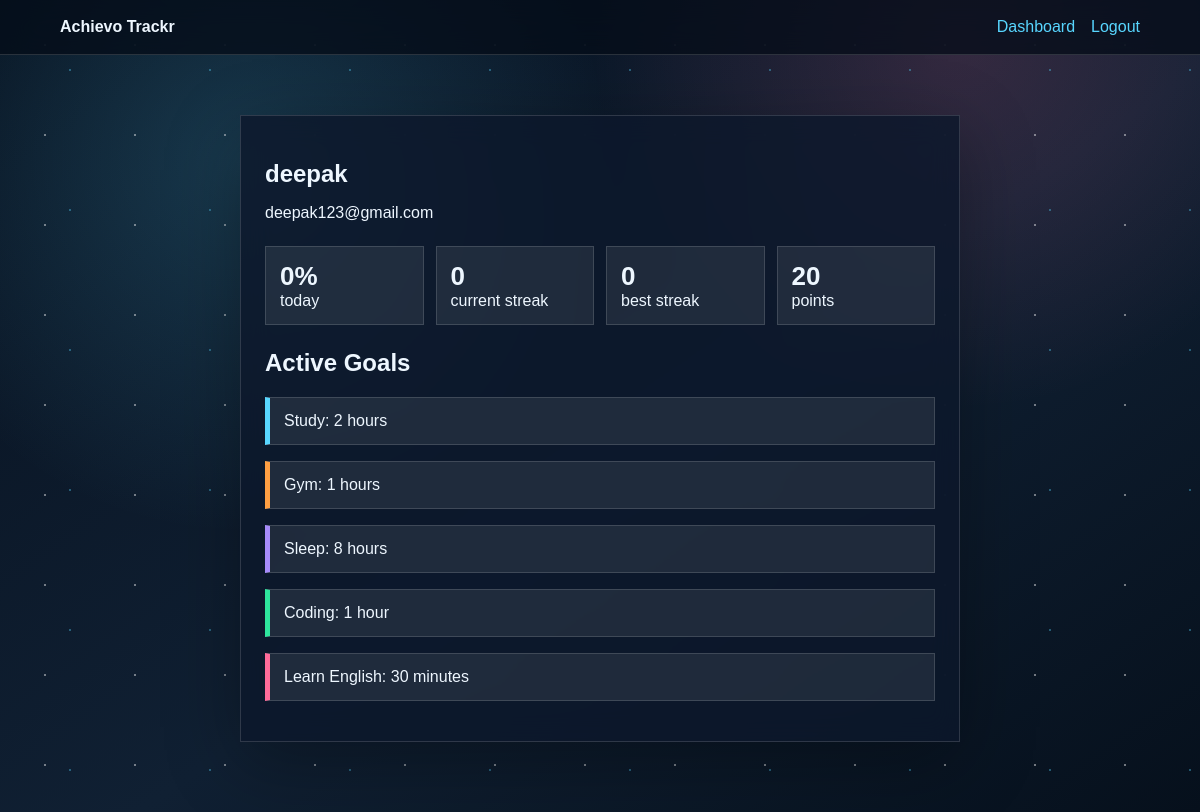
The page /profile (signed in) on the database its author committed.
### models.py (models this page shows, shortened)
class User(db.Model):
    id = db.Column(db.Integer, primary_key=True)
    name = db.Column(db.String(80), nullable=False)
    email = db.Column(db.String(120), unique=True, nullable=False)
    password_hash = db.Column(db.String(255), nullable=False)
    points = db.Column(db.Integer, default=0, nullable=False)
    habits = db.relationship("Habit", backref="user", lazy=True, cascade="all, delete-orphan")
    logs = db.relationship("HabitLog", backref="user", lazy=True, cascade="all, delete-orphan")

class Habit(db.Model):
    id = db.Column(db.Integer, primary_key=True)
    user_id = db.Column(db.Integer, db.ForeignKey("user.id"), nullable=False)
    name = db.Column(db.String(80), nullable=False)
    target = db.Column(db.Integer, default=1, nullable=False)
    unit = db.Column(db.String(30), default="times", nullable=False)
    color = db.Column(db.String(20), default="#58d6ff", nullable=False)
    created_at = db.Column(db.Date, default=date.today, nullable=False)
    active = db.Column(db.Boolean, default=True, nullable=False)
    logs = db.relationship("HabitLog", backref="habit", lazy=True, cascade="all, delete-orphan")

### app.py (the view)
@app.route("/profile")
@login_required
def profile():
    user = current_user()
    habits = Habit.query.filter_by(user_id=user.id, active=True).all()
    return render_template(
        "profile.html",
        user=user,
        habits=habits,
        current_streak=streak_for(user.id),
        best_streak=best_streak(user.id),
        today_score=day_score(user.id, date.today()),
    )

### app.py (called while the page is built)
def login_required(view):
    @wraps(view)
    def wrapped_view(*args, **kwargs):
        if "user_id" not in session:
            return redirect(url_for("login"))
        return view(*args, **kwargs)
    return wrapped_view

def current_user():
    if "user_id" not in session:
        return None
    return User.query.get(session["user_id"])

def day_score(user_id, selected_date):
    habits = Habit.query.filter_by(user_id=user_id, active=True).all()
    if not habits:
        return 0
    completed = HabitLog.query.filter_by(user_id=user_id, log_date=selected_date, completed=True).count()
    return round((completed / len(habits)) * 100)

def streak_for(user_id, max_days=365):
    streak = 0
    cursor = date.today()
    for _ in range(max_days):
        score = day_score(user_id, cursor)
        if score < 100:
            break
        streak += 1
        cursor -= timedelta(days=1)
    return streak

def best_streak(user_id, days=365):
    best = 0
    running = 0
    start = date.today() - timedelta(days=days - 1)
    for index in range(days):
        cursor = start + timedelta(days=index)
        if day_score(user_id, cursor) == 100:
            running += 1
            best = max(best, running)
        else:
            running = 0
    return best

@app.before_request
def create_tables():
    db.create_all()

### templates/profile.html (shortened to what this page needs)
<!DOCTYPE html>
<html lang="en">
<head>
    <link rel="stylesheet" href="{{ url_for('static', filename='css/style.css') }}">
</head>
<body>
    <div class="stars"></div>
    <nav class="topbar">
        <a class="logo" href="{{ url_for('dashboard') }}">Achievo Trackr</a>
        <div>
            <a href="{{ url_for('dashboard') }}">Dashboard</a>
            <a href="{{ url_for('logout') }}">Logout</a>
        </div>
    </nav>
    <main class="container narrow">
        <section class="panel profile">
            <h1>{{ user.name }}</h1>
            <p>{{ user.email }}</p>
            <div class="profile-stats">
                <span><strong>{{ today_score }}%</strong> today</span>
                <span><strong>{{ current_streak }}</strong> current streak</span>
                <span><strong>{{ best_streak }}</strong> best streak</span>
                <span><strong>{{ user.points }}</strong> points</span>
            </div>
            <h2>Active Goals</h2>
            {% for habit in habits %}
                <p class="goal-chip" style="--accent: {{ habit.color }}">{{ habit.name }}: {{ habit.target }} {{ habit.unit }}</p>
            {% endfor %}
        </section>
    </main>
</body>
</html>

### static/css/style.css (style rules this page uses)
:root { --bg: #07111f; --panel: rgba(13, 24, 43, 0.82); --panel-strong: rgba(18, 35, 61, 0.95); --text: #eef7ff; --muted: #9fb6cc; --line: rgba(255, 255, 255, 0.14); --cyan: #58d6ff; --green: #2ee59d; --gold: #ffcf5a; --pink: #ff6b9a; }
* { box-sizing: border-box; }
body { margin: 0; min-height: 100vh; color: var(--text); font-family: Arial, Helvetica, sans-serif; background: radial-gradient(circle at 20% 20%, rgba(88, 214, 255, 0.18), transparent 32%), radial-gradient(circle at 80% 5%, rgba(255, 107, 154, 0.16), transparent 30%), linear-gradient(145deg, #07111f 0%, #102033 55%, #06101c 100%); }
.stars { position: fixed; inset: 0; pointer-events: none; background-image: radial-gradient(circle, rgba(255,255,255,.9) 1px, transparent 1px), radial-gradient(circle, rgba(88,214,255,.75) 1px, transparent 1px); background-size: 90px 90px, 140px 140px; animation: drift 18s linear infinite; opacity: .48; }
a { color: var(--cyan); text-decoration: none; }
.brand-panel, .auth-card, .panel, .stats-grid article { border: 1px solid var(--line); background: var(--panel); backdrop-filter: blur(14px); box-shadow: 0 20px 70px rgba(0, 0, 0, 0.3); }
.topbar { position: sticky; top: 0; z-index: 2; display: flex; justify-content: space-between; gap: 16px; align-items: center; padding: 18px min(5vw, 60px); background: rgba(5, 12, 24, 0.76); backdrop-filter: blur(16px); border-bottom: 1px solid var(--line); }
.logo { color: var(--text); font-weight: 900; }
.topbar div { display: flex; flex-wrap: wrap; gap: 16px; }
.container { position: relative; z-index: 1; width: min(1180px, calc(100% - 32px)); margin: 0 auto; padding: 38px 0 70px; }
.container.narrow { width: min(720px, calc(100% - 32px)); }
.panel { padding: 24px; margin-top: 22px; }
.profile h1 { margin-bottom: 4px; }
.profile-stats { display: grid; grid-template-columns: repeat(4, 1fr); gap: 12px; margin: 24px 0; }
.profile-stats span, .goal-chip { background: rgba(255, 255, 255, 0.08); border: 1px solid var(--line); padding: 14px; }
.profile-stats strong { display: block; font-size: 26px; }
.goal-chip { border-left: 5px solid var(--accent); }

### rows shown on the page
User: name "deepak", email "deepak123@gmail.com", points "20"
Habit: name "Study", target "2", unit "hours"
Habit: name "Gym", target "1", unit "hours"
Habit: name "Sleep", target "8", unit "hours"
Habit: name "Coding", target "1", unit "hour"
Habit: name "Learn English", target "30", unit "minutes"

### other values the page prints
{{ today_score }} "0"
{{ current_streak }} "0"
{{ best_streak }} "0"
